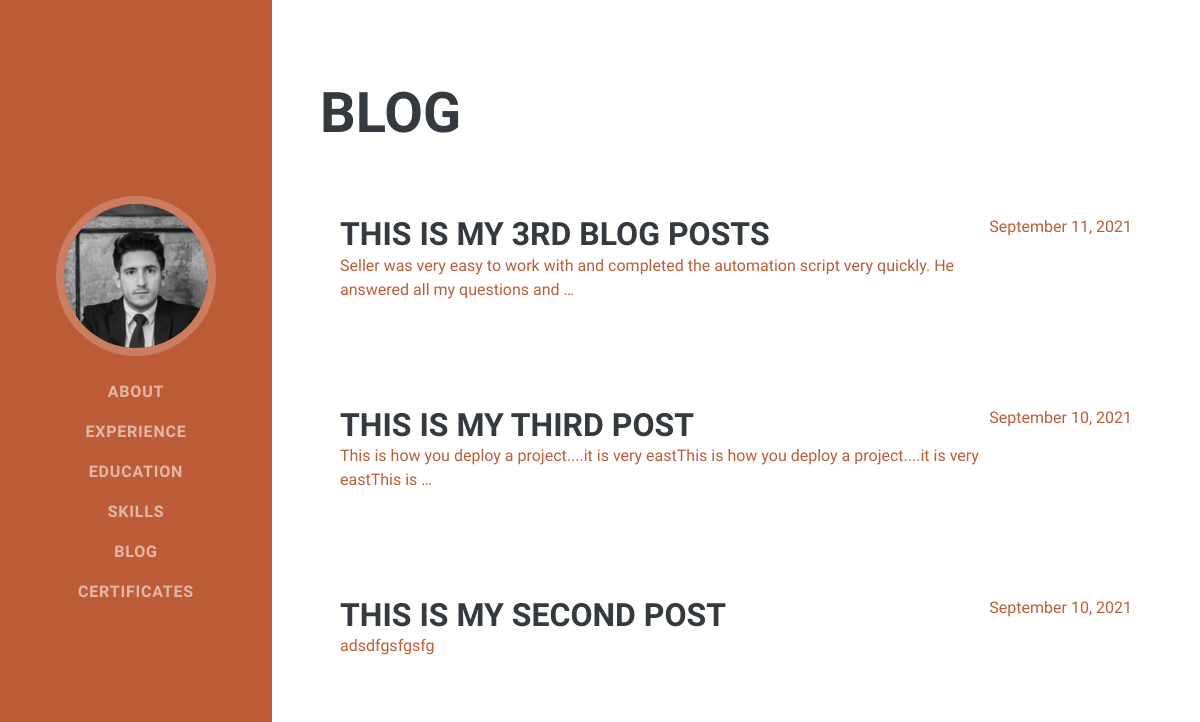
The page /blog/ on the database as committed earlier.
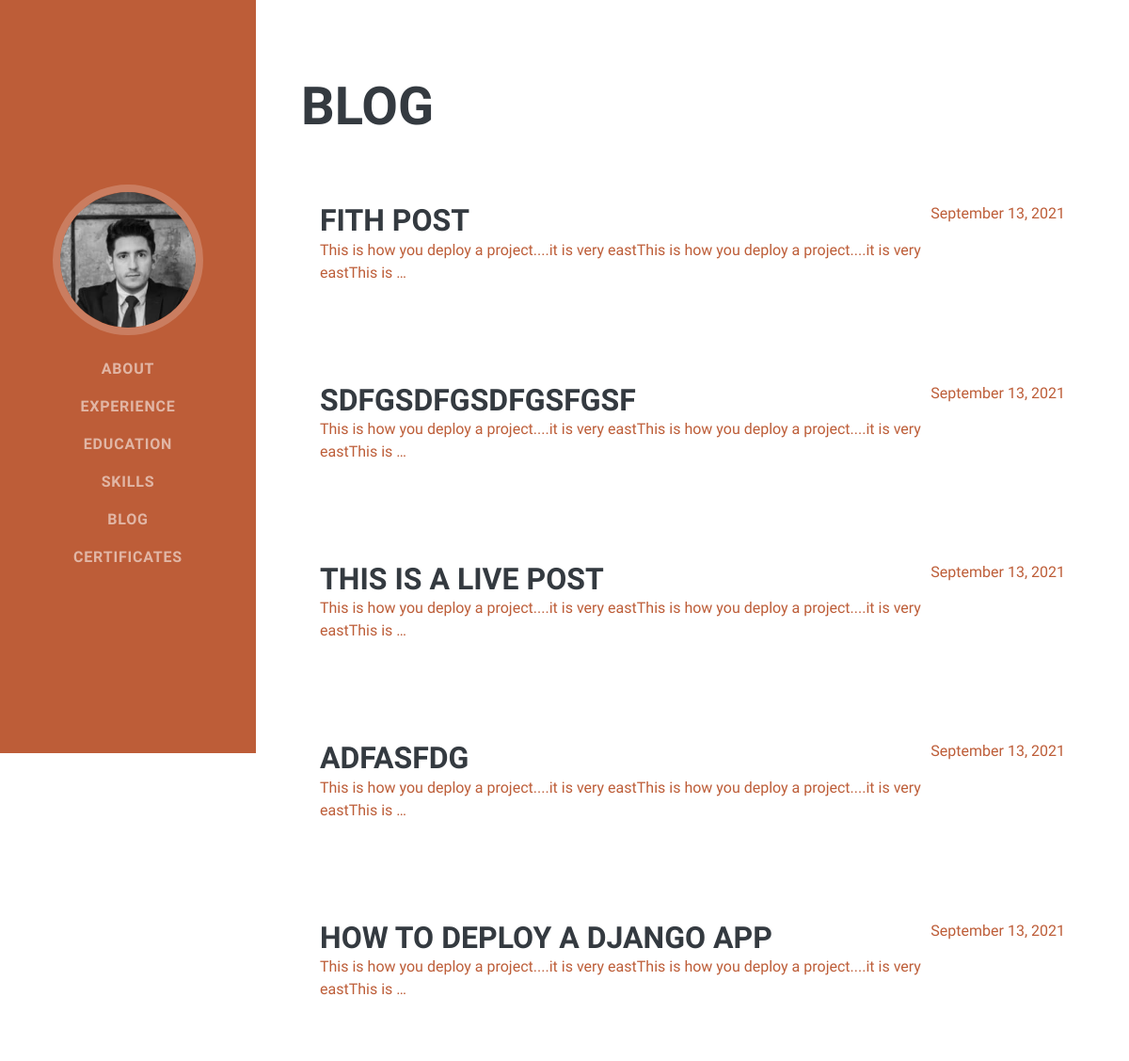
The same page on the database as committed later.
### personal/models.py (models this page shows)
class Photo(models.Model):
  img = models.ImageField(upload_to='pics/')

class Post(models.Model):
  title = models.CharField(max_length=100)
  body = models.CharField(max_length=1000000)
  created_at = models.DateTimeField(default=datetime.now, blank=True)

### personal/views.py (the view)
# urls.py: path('blog/', views.blog, name='blog'),
def blog(request):
  photos = Photo.objects.all()
  posts = Post.objects.all()
  return render(request, 'blog.html', {'photos': photos, 'posts': posts})

### personal/templates/blog.html
{% extends 'base.html' %}
{% load static %}
{% block content %}
<section class="resume-section" id="experience">
  <div class="resume-section-content">
      <h2 class="mb-5">Blog</h2>
      {% for post in posts reversed %}
      <div class="d-flex flex-column flex-md-row justify-content-between mb-5" style="background-color: white; padding: 20px; margin-top: 20px;">
          <div class="flex-grow-1">
            <a style="text-decoration: none;" href="./post/{{post.id}}">
              <h3 class="mb-0">{{post.title}}</h3>
              <p>{{post.body|truncatewords:20}}</p>
            </a>
          </div>
              <div class="flex-shrink-0"><span class="text-primary">{{post.created_at | date:'F j, Y'}}</span></div>
      </div>
      {% endfor %}
  </div>
</section>
{% endblock %}

### personal/templates/base.html (shortened to what this page needs)
{% load static %}
<!DOCTYPE html>
<html lang="en">
    <head>
        <link href="{% static 'css/styles.css' %}" rel="stylesheet" />
    </head>
    <body id="page-top">
        <nav class="navbar navbar-expand-lg navbar-dark bg-primary fixed-top" id="sideNav">
            <a class="navbar-brand js-scroll-trigger" href="#page-top">
                <span class="d-none d-lg-block">
                    {% for photo in photos %}
                    <img class="img-fluid img-profile rounded-circle mx-auto mb-2" src="{{photo.img.url}}" alt="..." />
                    {% endfor %}
                </span>
            </a>
            <div class="collapse navbar-collapse" id="navbarResponsive">
                <ul class="navbar-nav">
                    <li class="nav-item"><a class="nav-link js-scroll-trigger" href="/#about">About</a></li>
                    <li class="nav-item"><a class="nav-link js-scroll-trigger" href="/#experience">Experience</a></li>
                    <li class="nav-item"><a class="nav-link js-scroll-trigger" href="/#education">Education</a></li>
                    <li class="nav-item"><a class="nav-link js-scroll-trigger" href="/#skills">Skills</a></li>
                    <li class="nav-item"><a class="nav-link js-scroll-trigger" href="/blog">Blog</a></li>
                    <li class="nav-item"><a class="nav-link js-scroll-trigger" href="/#certificates">Certificates</a></li>
                </ul>
            </div>
        </nav>
{% block content %}
{% endblock %}
    </body>
</html>

Rows that differ between the two databases and show on the page:
removed Post: title "THIS IS MY 3RD BLOG POSTS", body "Seller was very easy to work with and completed the automation script very quickly. He answered all my questions and …", created_at "September 11, 2021"
removed Post: title "THIS IS MY THIRD POST", body "This is how you deploy a project....it is very eastThis is how you deploy a project....it is very eastThis is …", created_at "September 10, 2021"
removed Post: title "THIS IS MY SECOND POST", body "adsdfgsfgsfg", created_at "September 10, 2021"
added Post: title "FITH POST", body "This is how you deploy a project....it is very eastThis is how you deploy a project....it is very eastThis is …", created_at "September 13, 2021"
added Post: title "SDFGSDFGSDFGSFGSF", body "This is how you deploy a project....it is very eastThis is how you deploy a project....it is very eastThis is …", created_at "September 13, 2021"
added Post: title "THIS IS A LIVE POST", body "This is how you deploy a project....it is very eastThis is how you deploy a project....it is very eastThis is …", created_at "September 13, 2021"
added Post: title "ADFASFDG", body "This is how you deploy a project....it is very eastThis is how you deploy a project....it is very eastThis is …", created_at "September 13, 2021"
added Post: title "HOW TO DEPLOY A DJANGO APP", body "This is how you deploy a project....it is very eastThis is how you deploy a project....it is very eastThis is …", created_at "September 13, 2021"
